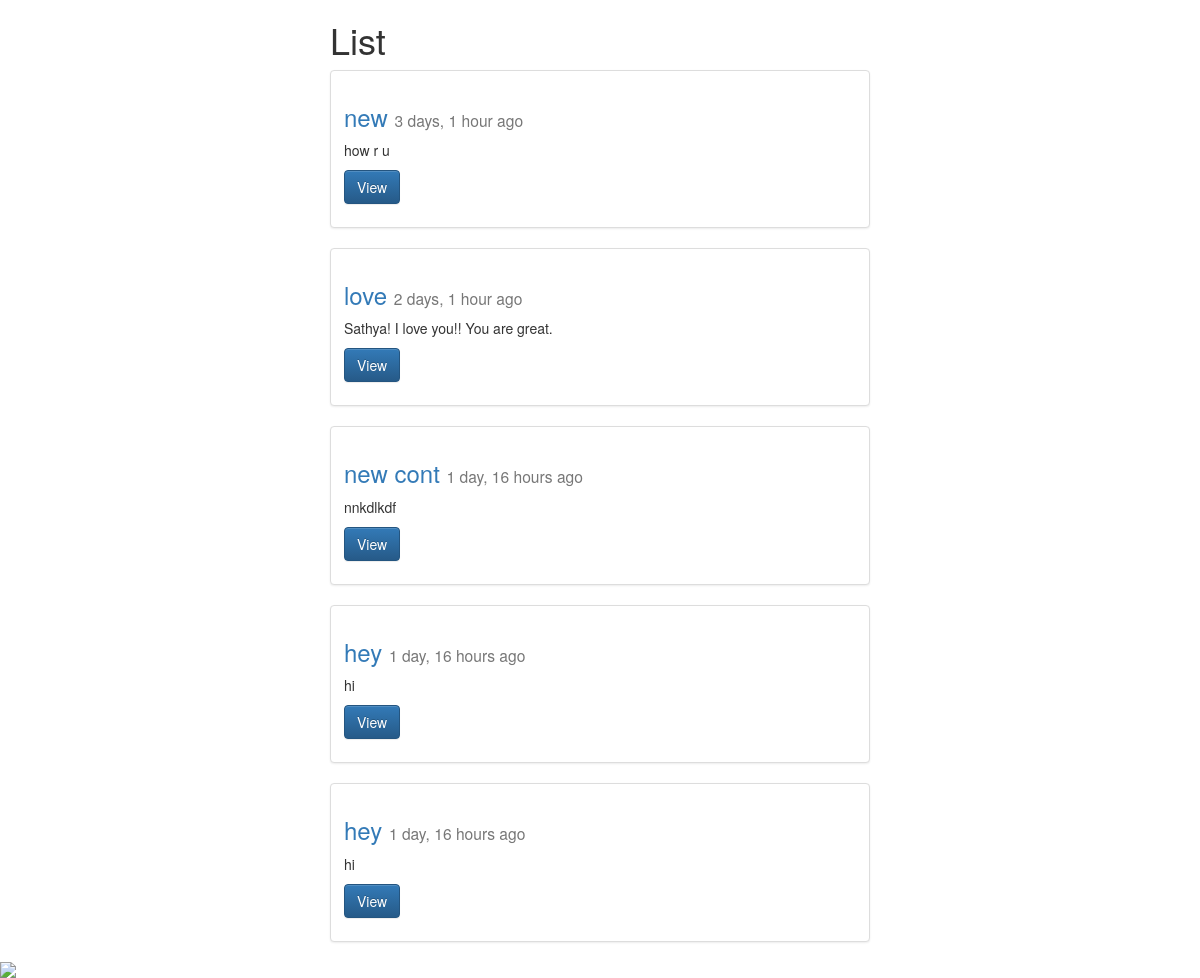
/posts/, run on an earlier commit of the app's database.
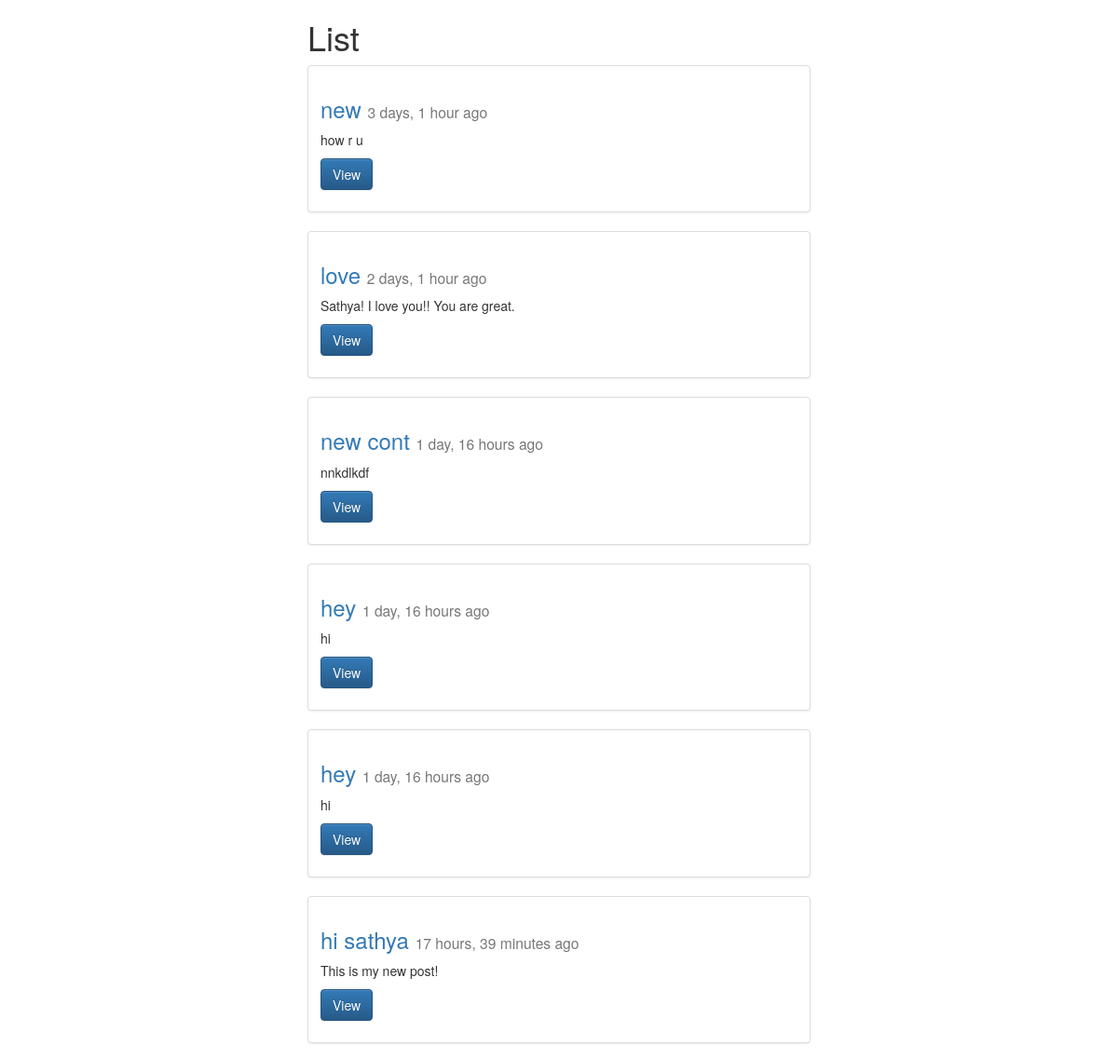
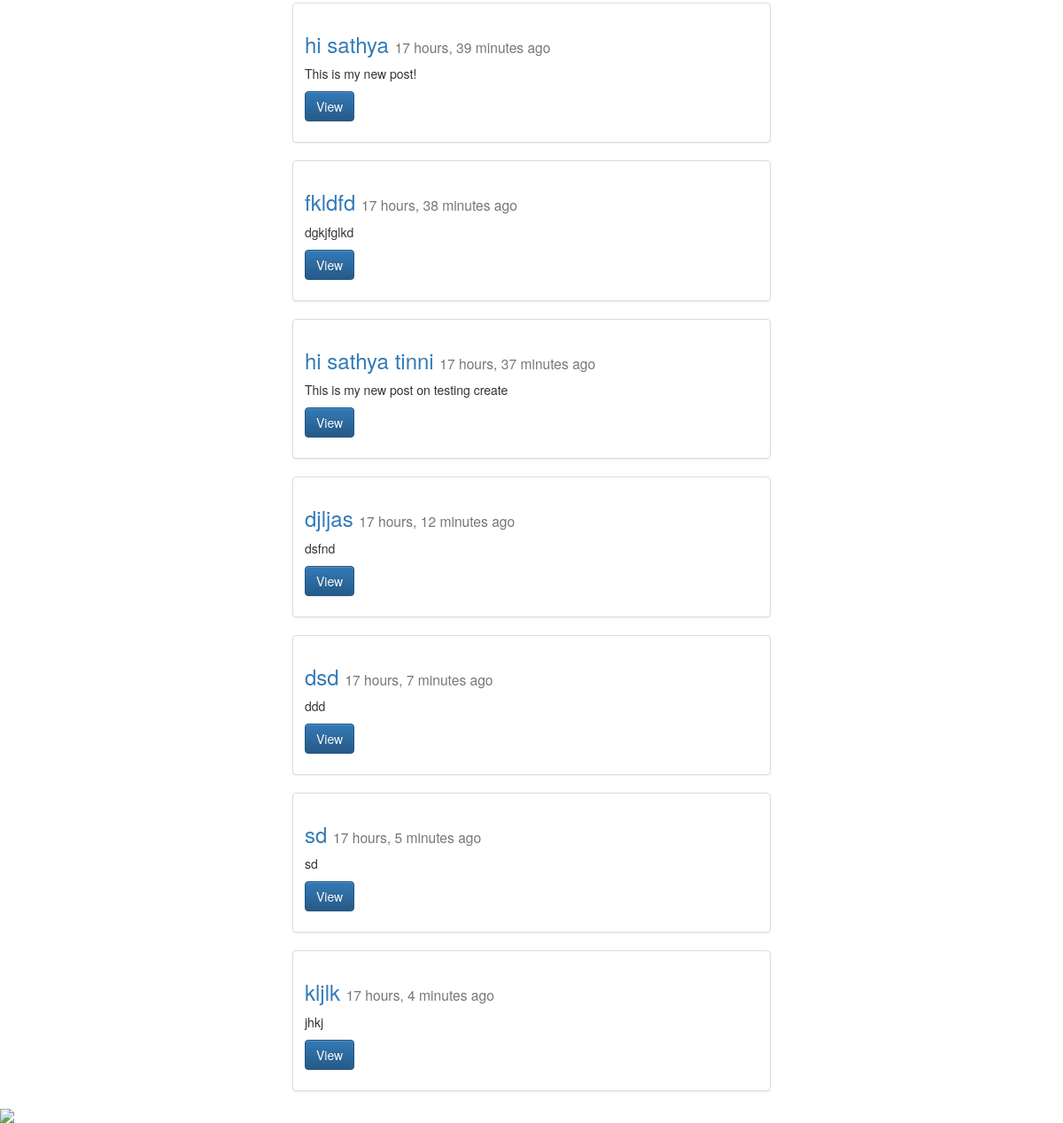
And on a later commit of the database (2 pictures, top to bottom).
### posts/models.py (models this page shows, shortened)
class Post(models.Model):
	title = models.CharField(max_length=120)
	content=models.TextField()
	updated = models.DateTimeField(auto_now=True, auto_now_add=False)
	timestamp = models.DateTimeField(auto_now=False,auto_now_add=True)
	def get_absolute_url(self):
		return reverse("posts:detail",kwargs={"id":self.id})

### posts/views.py (the view)
def post_list(request):
	queryset=Post.objects.all()
	context={
		"object_list":queryset,
		"title" :"List"
	}
	'''if request.user.is_authenticated():
		context = {
			"title" : "My user List"
		}
	else:

		context = {
			"title" : "detail"
		}'''
	return render(request,"post_list.html",context)

### templates/post_list.html (shortened to what this page needs)
{% extends "base.html" %}
{% block content %}
<div class='col-sm-6 col-sm-offset-3'>
	<h1>{{ title }} </h1>
{% for obj in object_list %}
<div class="row">
 <div class="col-sm-12">
    <div class="thumbnail">
      <div class="caption">
        <h3><a href= '{{ obj.get_absolute_url }}'> {{obj.title}}</a> <small>{{ obj.timestamp|timesince}} ago </small> </h3>
        <p>{{obj.content|linebreaks|truncatechars:120}}</p>
        <p><a href="{{ obj.get_absolute_url }}" class="btn btn-primary" role="button">View</a></p>
      </div>
    </div>
  </div>
</div>
{% endfor %}
</div>
{% endblock content %}

What changed in the data, as far as the page shows it:
added Post: title "hi sathya", timestamp "17 hours, 39 minutes", content "This is my new post!"
added Post: title "hi sathya", timestamp "17 hours, 39 minutes", content "This is my new post!"
added Post: title "fkldfd", timestamp "17 hours, 38 minutes", content "dgkjfglkd"
added Post: title "hi sathya tinni", timestamp "17 hours, 37 minutes", content "This is my new post on testing create"
added Post: title "djljas", timestamp "17 hours, 12 minutes", content "dsfnd"
added Post: title "dsd", timestamp "17 hours, 7 minutes", content "ddd"
added Post: title "sd", timestamp "17 hours, 5 minutes", content "sd"
added Post: title "kljlk", timestamp "17 hours, 4 minutes", content "jhkj"
